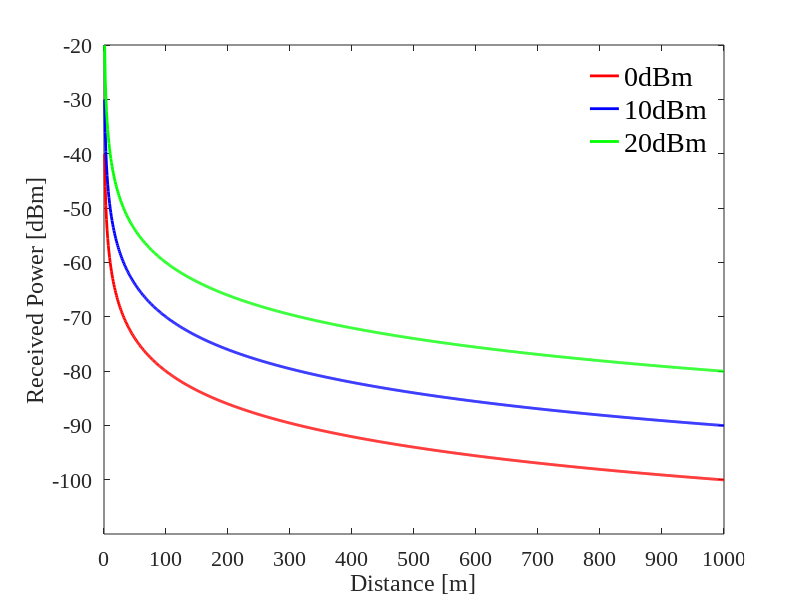

This figure's MATLAB source:
% パラメータ設定
Tp_values = [0, 10, 20]; % 送信電力 [dBm]
f = 2.4 * 10^9; % 周波数 [Hz]
c = 3 * 10^8; % 光速 [m/s]
d = 1:1000; % 1m から 1000 までの距離 [m]

% 波長の計算
lambda = c / f;

% 自由空間伝搬損失 (FSPL) の計算 [dB]
Lfs = 20 * log10(4 * pi * d / lambda);

% プロット設定
figure('Position', [100, 100, 800, 500]); % ウィンドウサイズ指定
hold on;

% 色の設定
colors = ['r', 'b', 'g']; % 赤、青、緑

% 各送信電力でループ処理
for i = 1:length(Tp_values)
    pt = Tp_values(i) - Lfs; % 受信電力の計算
    plot(d, pt, 'Color', colors(i), 'LineWidth', 2, 'DisplayName', sprintf('%d dBm', Tp_values(i)));
end

% 軸ラベル
xlabel('Distance [m]', 'FontSize', 20, 'FontName', 'Times New Roman');
ylabel('Received Power [dBm]', 'FontSize', 20, 'FontName', 'Times New Roman');

% 軸の設定
set(gca, 'FontSize', 16, 'FontName', 'Times New Roman');
grid off; % グリッドを非表示
box on; % 枠線を表示

% 軸目盛設定
yticks(-100:10:-20); % y軸の目盛を10刻み
xticks(0:100:1000); % x軸の目盛を100刻み

% y軸の範囲設定
ylim([-110 -20]);
xlim([0 1000]);

legend( {'0dBm', '10dBm','20dBm'}, 'FontSize', 20, 'FontName', 'Times New Roman', ...
    'Location', 'northeast', 'Box', 'off'); % 凡例の設定

hold off;
